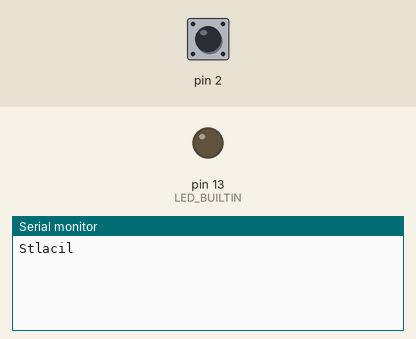
This sketch was run on a simulated Arduino Uno, built with avr-gcc and run on an emulated ATmega328P. Parts: output pins drawn as LEDs (lit = HIGH), the last lines printed to the serial monitor. Inputs (shaded band) come from the test bench; at power-on: pin 2 HIGH.

Above: at 1.2 s.
1.3 s: pin 2 pulled LOW for 0.15 s
At 1.43 s:
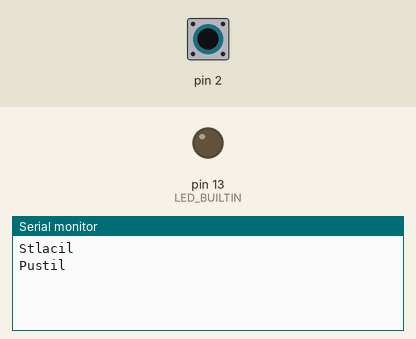
At 2.6 s:
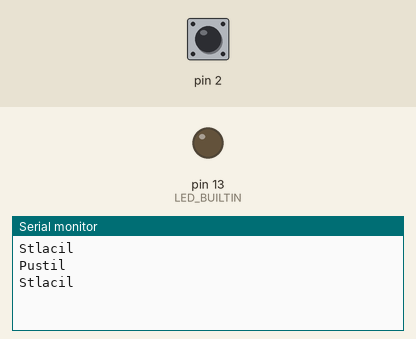

The sketch:

u6.ino
```cpp
void setup()
{
  pinMode(LED_BUILTIN, OUTPUT);
  pinMode(2, INPUT);
  digitalWrite(2, HIGH); // zapneme pull-up
  Serial.begin(115200);
}

int bolStlaceny = 0;

void loop()
{
  int stlaceny = digitalRead(2);
  if (stlaceny == 1)
  {
    if (bolStlaceny == 0)
    {
      Serial.print("Stlacil\n");
      bolStlaceny = 1;
    }
  }
  else
  {
    if (bolStlaceny == 1)
    {
      Serial.print("Pustil\n");
      bolStlaceny = 0;
    }
  }
}
```

Measured:
- after the input at 1.3 s, the serial monitor: prints a new line at once (image 1)
